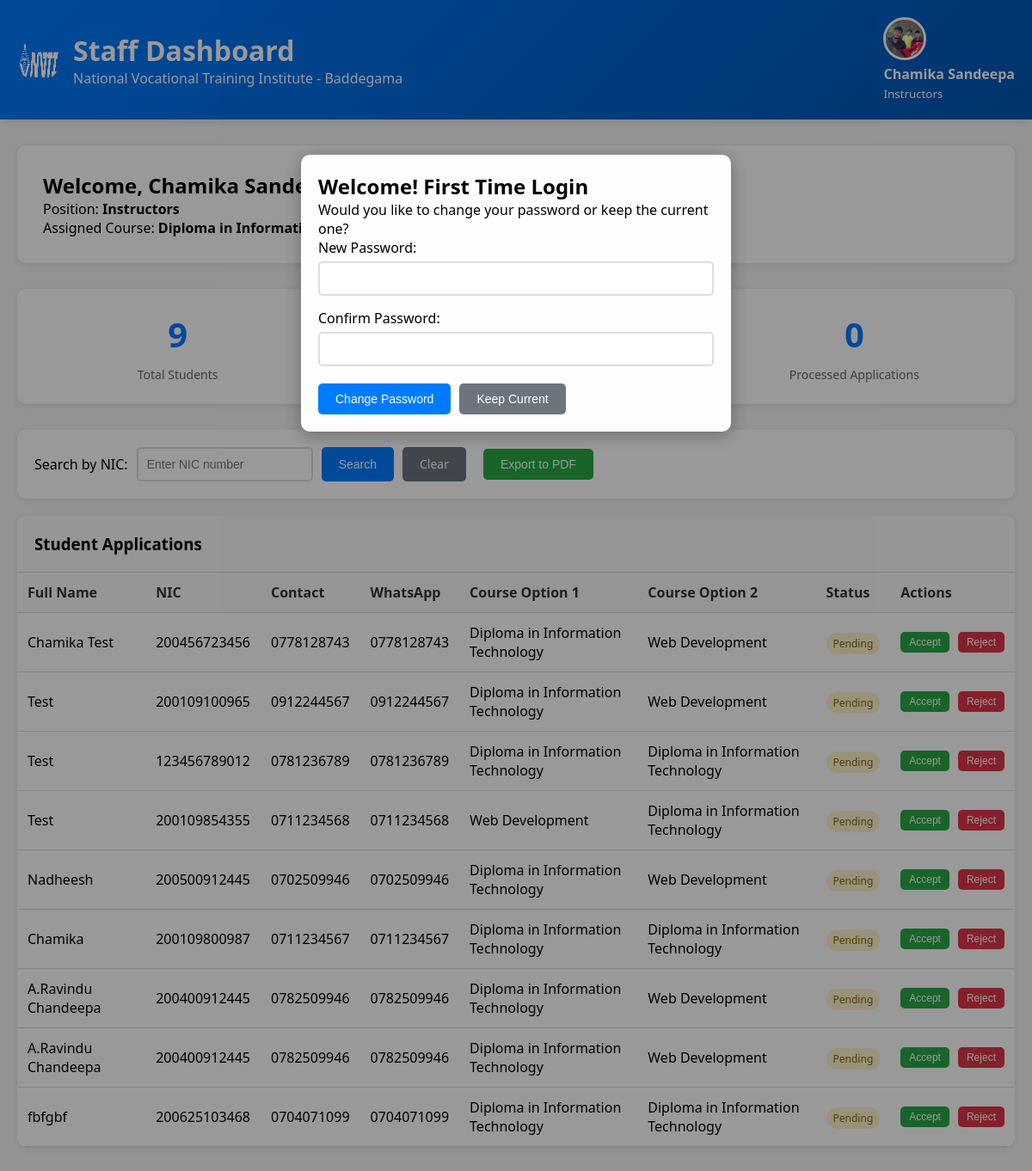
The page /office/dashboard.php (signed in) on the database its author committed.
### tables this page shows
CREATE TABLE IF NOT EXISTS `course` (
  `id` int NOT NULL AUTO_INCREMENT,
  `course_no` varchar(12) NOT NULL,
  `course_name` varchar(100) NOT NULL,
  `nvq_level` int NOT NULL,
  `course_type` enum('Full-time','Part-time','Online','Hybrid') NOT NULL,
  `qualifications` varchar(255) NOT NULL,
  `course_duration` int NOT NULL,
  `course_fee` varchar(20) NOT NULL,
  `course_description` text NOT NULL,
  `course_image` varchar(255) DEFAULT NULL,
  `status` enum('active','inactive') NOT NULL DEFAULT 'active',
  PRIMARY KEY (`id`),
  UNIQUE KEY `course_no` (`course_no`)
);

CREATE TABLE IF NOT EXISTS `student_enrollments` (
  `id` int UNSIGNED NOT NULL AUTO_INCREMENT,
  `Student_id` varchar(50) NOT NULL,
  `full_name` varchar(255) NOT NULL,
  `nic` varchar(12) NOT NULL,
  `address` text NOT NULL,
  `dob` date NOT NULL,
  `contact_no` varchar(15) NOT NULL,
  `whatsapp_no` varchar(15) DEFAULT NULL,
  `ol_pass_status` enum('Yes','No') NOT NULL,
  `ol_english_grade` varchar(5) DEFAULT NULL,
  `ol_maths_grade` varchar(5) DEFAULT NULL,
  `ol_science_grade` varchar(5) DEFAULT NULL,
  `al_category` enum('science','commerce','arts','tech','other') NOT NULL,
  `course_option_one` varchar(100) NOT NULL,
  `course_option_two` varchar(100) DEFAULT NULL,
  `application_date` timestamp NOT NULL DEFAULT CURRENT_TIMESTAMP,
  `is_processed` tinyint(1) DEFAULT '0',
  PRIMARY KEY (`id`)
);

### office/dashboard.php (the view, shortened to what this page needs)
<?php
include '../include/connection.php';
$staff_name = $_SESSION['staff_name'];
$position = $_SESSION['position'];
$course_no = $_SESSION['course_no'];
$profile_photo = $_SESSION['profile_photo'];
$staff_id = $_SESSION['staff_id'];
$first_login_check = "SELECT login_status FROM staff WHERE staff_id = ?";
$login_stmt = $con->prepare($first_login_check);
$login_stmt->bind_param("s", $staff_id);
$login_stmt->execute();
$login_result = $login_stmt->get_result();
$login_data = $login_result->fetch_assoc();
$show_password_modal = ($login_data['login_status'] == 0);
$search_nic = isset($_GET['search_nic']) ? trim($_GET['search_nic']) : '';
$students = [];
$params = [];
$param_types = '';
if ($position === 'Non-Academic Staff') {
    $base_query = "SELECT se.*, c.course_name FROM student_enrollments se
                   LEFT JOIN course c ON se.course_option_one = c.course_name
                   WHERE 1=1";
} else {
    $course_query = "SELECT course_name FROM course WHERE course_no = ?";
    $course_stmt = $con->prepare($course_query);
    $course_stmt->bind_param("s", $course_no);
    $course_stmt->execute();
    $course_result = $course_stmt->get_result();
    if ($course_result->num_rows > 0) {
        $course_data = $course_result->fetch_assoc();
        $instructor_course_name = $course_data['course_name'];
        $base_query = "SELECT se.*, c.course_name FROM student_enrollments se
                       LEFT JOIN course c ON se.course_option_one = c.course_name
                       WHERE (se.course_option_one = ? OR se.course_option_two = ?)";
        $params[] = $instructor_course_name;
        $params[] = $instructor_course_name;
        $param_types .= 'ss';
    } else {
        $base_query = "SELECT se.*, c.course_name FROM student_enrollments se
                       LEFT JOIN course c ON se.course_option_one = c.course_name
                       WHERE 1=0";
    }
}
$final_query = $base_query;
$final_query .= " ORDER BY se.application_date DESC";
$students_stmt = $con->prepare($final_query);
if (!empty($params)) {
    $students_stmt->bind_param($param_types, ...$params);
}
$students_stmt->execute();
$students_result = $students_stmt->get_result();
while ($student = $students_result->fetch_assoc()) {
    $students[] = $student;
}
?>
<!DOCTYPE html>
<html lang="en">
<head>
    <link rel="stylesheet" href="../css/style.css">
    <link rel="stylesheet" href="dashboard.css">
</head>
<body>
    <header class="dashboard-header">
        <div class="header-content">
            <div class="header-left">
                <img src="../images/logo/NVTI_logo.png" alt="NVTI Logo">
                <div>
                    <h1>Staff Dashboard</h1>
                    <p>National Vocational Training Institute - Baddegama</p>
                </div>
            </div>
            <div class="header-right">
                <div class="profile-menu">
                    <?php if ($profile_photo): ?>
                        <img src="../uploads/profile_photos/<?php echo $profile_photo; ?>" alt="Profile" class="profile-photo">
                    <?php endif; ?>
                    <div>
                        <strong><?php echo $staff_name; ?></strong><br>
                        <small><?php echo $position; ?></small>
                    </div>
                </div>
            </div>
        </div>
    </header>
    <div class="dashboard-container">
        <div class="welcome-section">
            <h2>Welcome, <?php echo $staff_name; ?>!</h2>
            <p>Position: <strong><?php echo $position; ?></strong></p>
            <?php if ($position === 'Instructors' && $course_no): ?>
                <?php
                $course_query = "SELECT course_name FROM course WHERE course_no = ?";
                $course_stmt = $con->prepare($course_query);
                $course_stmt->bind_param("s", $course_no);
                $course_stmt->execute();
                $course_result = $course_stmt->get_result();
                if ($course_result->num_rows > 0) {
                    $course = $course_result->fetch_assoc();
                    echo "<p>Assigned Course: <strong>" . $course['course_name'] . "</strong></p>";
                }
                ?>
            <?php endif; ?>
        </div>
        <?php
        $total_students = count($students);
        $pending_applications = count(array_filter($students, function($s) { return $s['is_processed'] == 0; }));
        $processed_applications = count(array_filter($students, function($s) { return $s['is_processed'] == 1; }));
        ?>
        <div class="stats-grid">
            <div class="stat-card">
                <div class="stat-number"><?php echo $total_students; ?></div>
                <div class="stat-label">Total Students</div>
            </div>
            <div class="stat-card">
                <div class="stat-number"><?php echo $pending_applications; ?></div>
                <div class="stat-label">Pending Applications</div>
            </div>
            <div class="stat-card">
                <div class="stat-number"><?php echo $processed_applications; ?></div>
                <div class="stat-label">Processed Applications</div>
            </div>
        </div>
        <div class="controls-section">
            <div class="search-box">
                <label for="search_nic">Search by NIC:</label>
                <form method="GET" style="display: flex; gap: 10px;">
                    <input type="text" id="search_nic" name="search_nic" value="<?php echo htmlspecialchars($search_nic); ?>" placeholder="Enter NIC number">
                    <button type="submit" class="btn btn-primary">Search</button>
                    <a href="dashboard.php" class="btn btn-secondary">Clear</a>
                </form>
            </div>
            <div>
                <button onclick="exportToPDF()" class="btn btn-success">Export to PDF</button>
            </div>
        </div>
        <div class="students-section">
            <div class="students-header">
                <h3>Student Applications</h3>
            </div>
            <?php if (!empty($students)): ?>
                <table class="students-table" id="studentsTable">
                    <thead>
                        <tr>
                            <th>Full Name</th>
                            <th>NIC</th>
                            <th>Contact</th>
                            <th>WhatsApp</th>
                            <th>Course Option 1</th>
                            <th>Course Option 2</th>
                            <th>Status</th>
                            <?php if ($position === 'Instructors'): ?>
                                <th>Actions</th>
                            <?php endif; ?>
                        </tr>
                    </thead>
                    <tbody>
                        <?php foreach ($students as $student): ?>
                            <tr>
                                <td><?php echo htmlspecialchars($student['full_name']); ?></td>
                                <td><?php echo htmlspecialchars($student['nic']); ?></td>
                                <td><?php echo htmlspecialchars($student['contact_no']); ?></td>
                                <td><?php echo htmlspecialchars($student['whatsapp_no'] ?: 'N/A'); ?></td>
                                <td><?php echo htmlspecialchars($student['course_option_one']); ?></td>
                                <td><?php echo htmlspecialchars($student['course_option_two'] ?: 'N/A'); ?></td>
                                <td>
                                    <?php if ($student['is_processed']): ?>
                                        <span class="status-badge status-processed">Processed</span>
                                    <?php else: ?>
                                        <span class="status-badge status-pending">Pending</span>
                                    <?php endif; ?>
                                </td>
                                <?php if ($position === 'Instructors'): ?>
                                    <td>
                                        <div class="action-buttons">
                                            <?php if (!$student['is_processed']): ?>
                                                <button onclick="handleStudentAction(<?php echo $student['id']; ?>, 'accept')" class="btn btn-success">Accept</button>
                                            <?php endif; ?>
                                            <button onclick="handleStudentAction(<?php echo $student['id']; ?>, 'reject')" class="btn btn-danger">Reject</button>
                                        </div>
                                    </td>
                                <?php endif; ?>
                            </tr>
                        <?php endforeach; ?>
                    </tbody>
                </table>
            <?php else: ?>
                <div class="no-students">
                    <p>No student applications found.</p>
                </div>
            <?php endif; ?>
        </div>
    </div>
    <?php if ($show_password_modal): ?>
    <div id="passwordModal" class="modal" style="display: block;">
        <div class="modal-content">
            <h2>Welcome! First Time Login</h2>
            <p>Would you like to change your password or keep the current one?</p>
            <form id="passwordForm">
                <div class="form-group">
                    <label for="modal_new_password">New Password:</label>
                    <input type="password" id="modal_new_password" name="new_password">
                </div>
                <div class="form-group">
                    <label for="modal_confirm_password">Confirm Password:</label>
                    <input type="password" id="modal_confirm_password" name="confirm_password">
                </div>
                <div style="display: flex; gap: 10px; margin-top: 20px;">
                    <button type="submit" class="btn btn-primary">Change Password</button>
                    <button type="button" onclick="keepCurrentPassword()" class="btn btn-secondary">Keep Current</button>
                </div>
            </form>
        </div>
    </div>
    <?php endif; ?>
</body>
</html>

### office/dashboard.css (style rules this page uses)
* { margin: 0; padding: 0; box-sizing: border-box; }
body { font-family: 'Segoe UI', Tahoma, Geneva, Verdana, sans-serif; background: #f5f5f5; }
.dashboard-header { background: linear-gradient(135deg, #007bff, #0056b3); color: white; padding: 20px 0; box-shadow: 0 2px 10px rgba(0,0,0,0.1); }
.header-content { max-width: 1200px; margin: 0 auto; padding: 0 20px; display: flex; justify-content: space-between; align-items: center; }
.header-left { display: flex; align-items: center; gap: 15px; }
.header-left img { width: 50px; height: 50px; border-radius: 50%; }
.profile-photo { width: 50px; height: 50px; border-radius: 50%; border: 3px solid white; object-fit: cover; }
.header-right { display: flex; align-items: center; gap: 20px; }
.profile-menu { position: relative; display: inline-block; }
.dashboard-container { max-width: 1200px; margin: 30px auto; padding: 0 20px; }
.welcome-section { background: white; padding: 30px; border-radius: 10px; box-shadow: 0 2px 10px rgba(0,0,0,0.1); margin-bottom: 30px; }
.controls-section { background: white; padding: 20px; border-radius: 10px; box-shadow: 0 2px 10px rgba(0,0,0,0.1); margin-bottom: 20px; display: flex; gap: 20px; align-items: center; flex-wrap: wrap; }
.search-box, .filter-box { display: flex; align-items: center; gap: 10px; }
.search-box input, .filter-box select { padding: 10px; border: 2px solid #ddd; border-radius: 5px; font-size: 14px; }
.btn { padding: 10px 20px; border: none; border-radius: 5px; cursor: pointer; text-decoration: none; display: inline-block; font-size: 14px; transition: background 0.3s; }
.btn-primary { background: #007bff; color: white; }
.btn-success { background: #28a745; color: white; }
.btn-danger { background: #dc3545; color: white; }
.btn-secondary { background: #6c757d; color: white; }
.students-section { background: white; border-radius: 10px; box-shadow: 0 2px 10px rgba(0,0,0,0.1); overflow: hidden; }
.students-header { background: #f8f9fa; padding: 20px; border-bottom: 1px solid #ddd; display: flex; justify-content: between; align-items: center; }
.students-table { width: 100%; border-collapse: collapse; }
.students-table th, .students-table td { padding: 12px; text-align: left; border-bottom: 1px solid #ddd; }
.students-table th { background: #f8f9fa; font-weight: 600; color: #333; }
.status-badge { padding: 4px 8px; border-radius: 12px; font-size: 12px; font-weight: 500; }
.status-pending { background: #fff3cd; color: #856404; }
.stats-grid { display: grid; grid-template-columns: repeat(auto-fit, minmax(200px, 1fr)); gap: 20px; margin-bottom: 30px; }
.stat-card { background: white; padding: 25px; border-radius: 10px; box-shadow: 0 2px 10px rgba(0,0,0,0.1); text-align: center; }
.stat-number { font-size: 2.5em; font-weight: bold; color: #007bff; margin-bottom: 10px; }
.stat-label { color: #666; font-size: 14px; }
.modal { display: none; position: fixed; z-index: 1000; left: 0; top: 0; width: 100%; height: 100%; overflow: auto; background-color: rgba(0,0,0,0.4); }
.modal-content { background-color: #fefefe; margin: 15% auto; padding: 20px; border: none; border-radius: 10px; width: 80%; max-width: 500px; box-shadow: 0 4px 20px rgba(0,0,0,0.3); }
.form-group { margin-bottom: 15px; }
.form-group label { display: block; margin-bottom: 5px; font-weight: 500; }
.form-group input, .form-group select { width: 100%; padding: 10px; border: 2px solid #ddd; border-radius: 5px; font-size: 14px; }
.action-buttons { display: flex; gap: 10px; }
.action-buttons .btn { padding: 5px 10px; font-size: 12px; }

### rows shown on the page
course: course_name "Diploma in Information Technology"
student_enrollments: is_processed "0", full_name "Chamika Test", nic "200456723456", contact_no "0778128743", whatsapp_no "0778128743", course_option_one "Diploma in Information Technology", course_option_two "Web Development", shows "Pending"
student_enrollments: full_name "Test", nic "200109100965", contact_no "0912244567", whatsapp_no "0912244567", course_option_one "Diploma in Information Technology", course_option_two "Web Development", is_processed "Pending"
student_enrollments: full_name "Test", nic "123456789012", contact_no "0781236789", whatsapp_no "0781236789", course_option_one "Diploma in Information Technology", course_option_two "Diploma in Information Technology", is_processed "Pending"
student_enrollments: full_name "Test", nic "200109854355", contact_no "0711234568", whatsapp_no "0711234568", course_option_one "Web Development", course_option_two "Diploma in Information Technology", is_processed "Pending"
student_enrollments: full_name "Nadheesh", nic "200500912445", contact_no "0702509946", whatsapp_no "0702509946", course_option_one "Diploma in Information Technology", course_option_two "Web Development", is_processed "Pending"
student_enrollments: full_name "Chamika", nic "200109800987", contact_no "0711234567", whatsapp_no "0711234567", course_option_one "Diploma in Information Technology", course_option_two "Diploma in Information Technology", is_processed "Pending"
student_enrollments: full_name "A.Ravindu Chandeepa", nic "200400912445", contact_no "0782509946", whatsapp_no "0782509946", course_option_one "Diploma in Information Technology", course_option_two "Web Development", is_processed "Pending"
student_enrollments: full_name "A.Ravindu Chandeepa", nic "200400912445", contact_no "0782509946", whatsapp_no "0782509946", course_option_one "Diploma in Information Technology", course_option_two "Web Development", is_processed "Pending"
student_enrollments: full_name "fbfgbf", nic "200625103468", contact_no "0704071099", whatsapp_no "0704071099", course_option_one "Diploma in Information Technology", course_option_two "Diploma in Information Technology", is_processed "Pending"

### other values the page prints
$staff_name "Chamika Sandeepa"
$position "Instructors"
$total_students "9"
